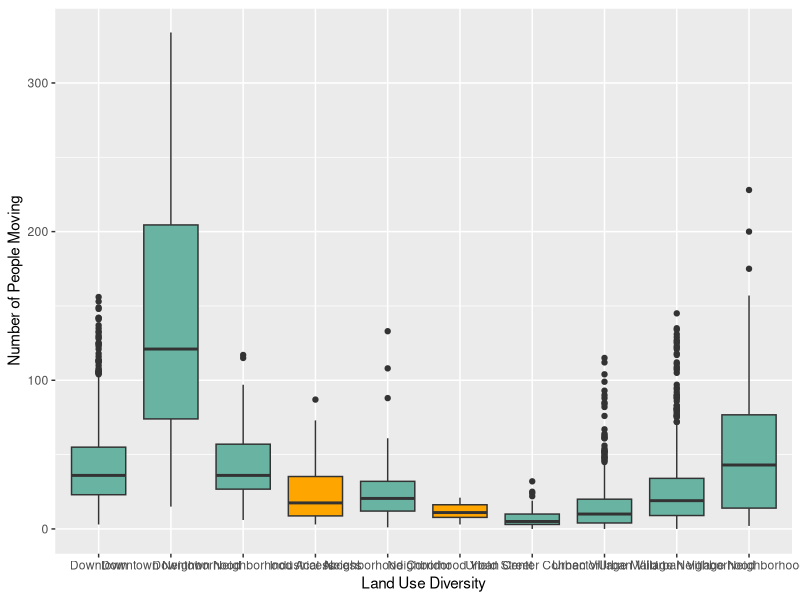

The R source for this figure: (Note: this script raises an error after producing the figure.)
library(tidyverse)
library(vioplot)

# loading data
people_moving_df <- read.csv("Public_Life.csv")

locations_df <- read.csv("locations.csv")

unique(locations_df$location_character)

# isolating important rows
small_loc_df <- data.frame(locations_df$location_id, locations_df$location_line_typology_vehicular)

small_move_df <- data.frame(people_moving_df$unique_moving_id,  people_moving_df$moving_row_total, people_moving_df$moving_time_start, people_moving_df$moving_time_end, people_moving_df$location_id)

# changing column names
colnames(small_loc_df) <- c("location", "typology")

colnames(small_move_df) <- c("id", "total_count", "start", "end", "location")

# combining dataframes
new_df <- left_join(small_loc_df, small_move_df, 
                    by = join_by(location), 
                    multiple = "all")

# creating column to categorize neighborhood types

unique(new_df$typology)

new_df$classification <- ifelse(new_df$typology %in% c("Neighborhood Corridor", "Urban Village Neighborhood Access", "Urban Village Neighborhood", "Downtown Neighborhood", "Downtown", "Downtown Neighborhood Access", "Urban Center Connector", "Urban Village Main"), 1, 0)

# creating column for count per unit of time

new_df$start <- as.POSIXlt(new_df$start, format="%d/%m/%Y %I:%M:%S %p", tz = "UTC", na.rm = T)

new_df$end <- as.POSIXlt(new_df$end, format="%d/%m/%Y %I:%M:%S %p", tz = "UTC", na.rm = T)

new_df$duration <- as.numeric((new_df$end - new_df$start) / 60)

new_df$count_per_minute <- new_df$total_count / new_df$duration

# making a boxplot

new_df$land_use <- ifelse(new_df$classification == 1, "Mixed Use", "Single Use")

boxplot <- ggplot(new_df, aes(x = typology,
                              y = total_count,
                              fill = land_use),
                  na.rm = TRUE) + 
  geom_boxplot() +
  xlab("Land Use Diversity") +
  ylab ("Number of People Moving") +
 scale_fill_manual(values=c("#69b3a2", "orange")) +
  theme(legend.position = "none")
boxplot

# making a violin plot

vioplot(new_df)


# making a scatterplot 
# plot(new_df$land_use, df$total_count, na.rm = T,
#     xlab = "Land Use",
#    ylab = "Pedestrians Through the Space",
#    col = ifelse(new_df$land_use == 1, "green", "purple"))

# conducting main regression

model <- lm(total_count ~ classification, data = new_df)

summary(model)

plot(model)


# Add controls progressively and present the full specification?
# model2 <- lm(total_count ~ classification + control1, data = new_df_clean)
# summary(model2)

# model3 <- lm(total_count ~ classification + control1 + control2, data = new_df_clean)
# summary(model3)

# Final model with all controls
# model4 <- lm(total_count ~ classification + control1 + control2 + control3, data = new_df_clean)
# summary(model4)
